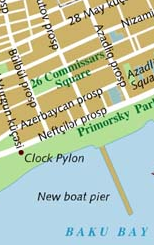
#> input picture canvasWithPictures/images/Map2.png, 154 x 245 px, found by its file name
$ python main.py
#> lines starting #> are read from the running program, lines starting #| are printed output that depends on the picture
import cv2
import numpy as np
import time

def get_intersectionX(SHIFT,img1,img2,h1,h2):
    vis = np.zeros((max(h1, h2),SHIFT,3), dtype=np.float64)
    intersection = [vis,vis.copy]
    intersection[0] = img1[:h1,-SHIFT:]
    intersection[1] = img2[:h2,:SHIFT]
    return intersection

def get_intersectionY(SHIFT, intersectionX):
    intersection = np.array([intersectionX[0][:SHIFT][:][:],intersectionX[1][:SHIFT][:][:]])
    return intersection

def calculate_loss(intersection):
    loss = 0
    loss = np.mean(np.absolute(np.subtract(intersection[1],intersection[0])))
    return loss

SHIFT_X = 1
SHIFT_Y = 1

# Timing
START_TIME = time.time()

img1 = cv2.imread('/cs/home/ri31/project-scripts/canvasWithPictures/images/Map2.png')
#> img1 is the input picture: shape (245, 154, 3); mean B, G, R 171.5, 197.3, 185
img2 = cv2.imread('/cs/home/ri31/project-scripts/canvasWithPictures/images/Map1.png')
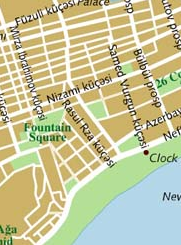
#> input picture canvasWithPictures/images/Map1.png, 181 x 245 px, found by its file name
#> img2 is the input picture: shape (245, 181, 3); mean B, G, R 157.2, 198.7, 198.8

h1, w1 = img1.shape[:2]
#> h1 = 245; w1 = 154
h2, w2 = img2.shape[:2]
#> h2 = 245; w2 = 181

intersection = get_intersectionX(1,img1,img2,h1,h2)
#> intersection = 2 items
intersection = get_intersectionY(1,intersection)
minimum_loss = calculate_loss(intersection)
#> in calculate_loss, `loss = np.mean(np.absolute(np.subtract(intersection[1],intersection[0]..`: loss = 89.33
#> minimum_loss = 89.33
stageIsOneX = None

def optimise(stage):
#> called with stage = True
    global stageIsOneX,minimum_loss,SHIFT_X,SHIFT_Y
    for i in range(1,min(w1,w2)):
        for j in range(1,min(h1,h2)+1):
            print("LoopX ",i+1)
            print("LoopY ",j+1)
            intersection = get_intersectionX(i,img1,img2,h1,h2)
            intersection = get_intersectionY(j,intersection)
            loss = calculate_loss(intersection)
            #print(SHIFT_Y)
            if  loss <= minimum_loss:
                print(loss)
                minimum_loss = loss
                SHIFT_X = i
                SHIFT_Y = j
                stageIsOneX = stage
                drawImage()
#> this loop made 153 passes
#> pass 1, in drawImage, `vis = getImage()`:
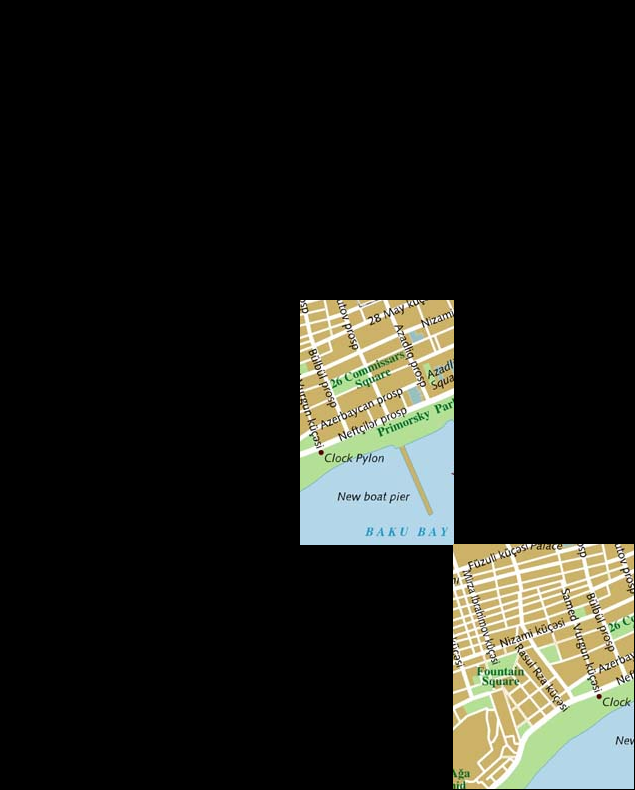
#> vis: shape (790, 635, 3); mean of channels 0, 1, 2 26.8, 32.4, 31.5; drawn as B, G, R
#> pass 1, in drawImage (call 2), `vis = getImage()`:
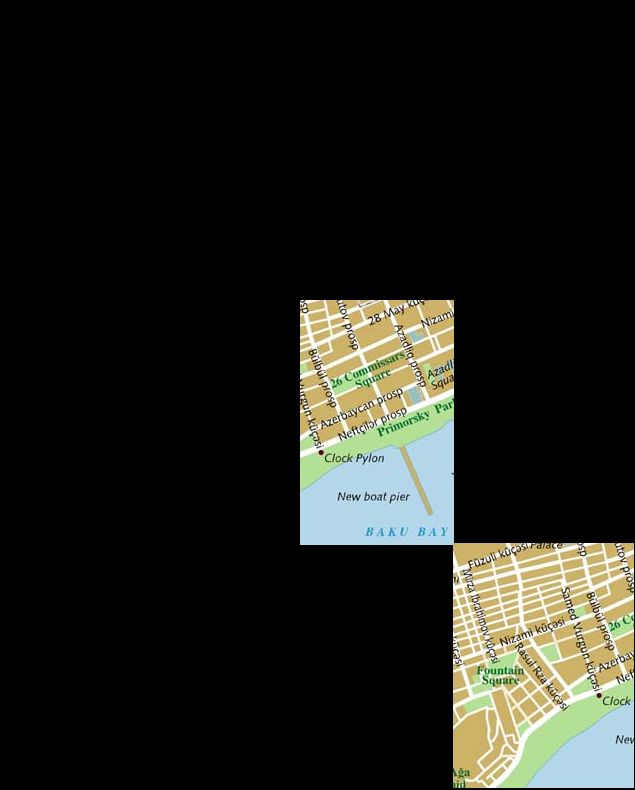
#> vis: shape (790, 635, 3); mean of channels 0, 1, 2 26.8, 32.4, 31.5; drawn as B, G, R
#> pass 1, in drawImage (call 3), `vis = getImage()`:
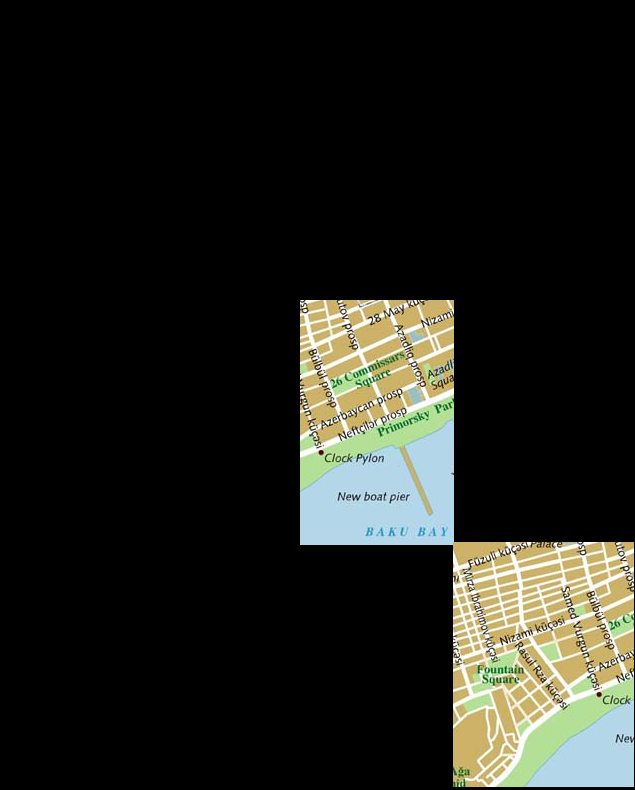
#> vis: shape (790, 635, 3); mean of channels 0, 1, 2 26.8, 32.4, 31.5; drawn as B, G, R

def getShift():
    global img1,img2,w1,w2
    optimise(True)
    img1,img2 = img2, img1
    w1,w2 = w2,w1
    optimise(False)
    if stageIsOneX:
        img1,img2 = img2, img1
        w1,w2 = w2,w1

def getImage():
    global img1,img2,h1,h2,w1,w2,SHIFT_X, SHIFT_Y
    print("ShiftX: ",SHIFT_X)
    print("ShiftY: ", SHIFT_Y)
    vis = np.zeros((h1+h2+300, w1+w2+300,3), np.uint8)
    vis[300:h1+300, 300:w1+300,:3] = img1
    vis[h1+300-SHIFT_Y:h2+h1-SHIFT_Y+300, w1-SHIFT_X+300:w1+w2-SHIFT_X+300,:3] = img2
    return vis


def drawImage():
    vis = getImage()
    cv2.imwrite("output.jpg",vis)
    cv2.imshow('image',vis)
    cv2.waitKey(10)

getShift()
vis = getImage()
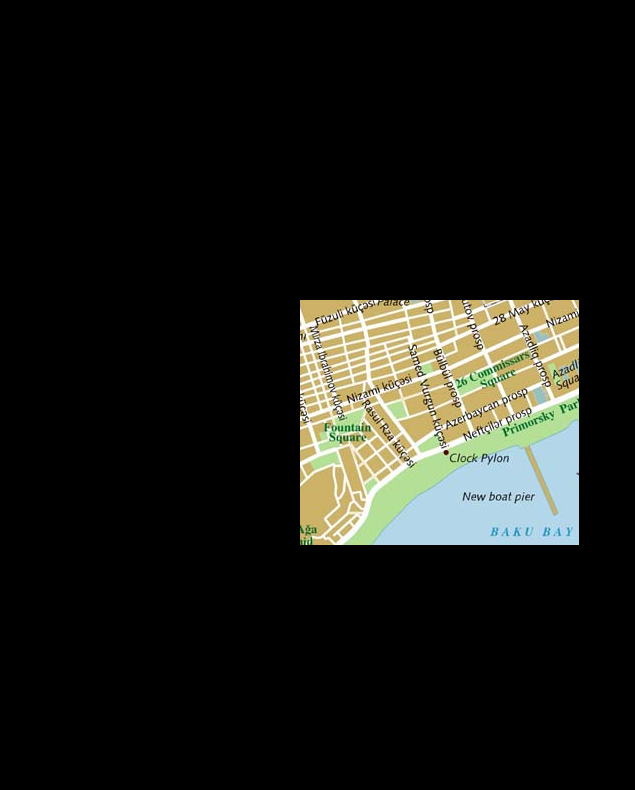
#> vis: shape (790, 635, 3); mean of channels 0, 1, 2 22.2, 27, 26.3; drawn as B, G, R

print("Shift: ",SHIFT_X)
cv2.imwrite("output.jpg",vis)
cv2.imshow('image',vis)
# Timing
END_TIME = time.time()
print("Time taken: ", format(END_TIME - START_TIME), " seconds")
cv2.waitKey()
